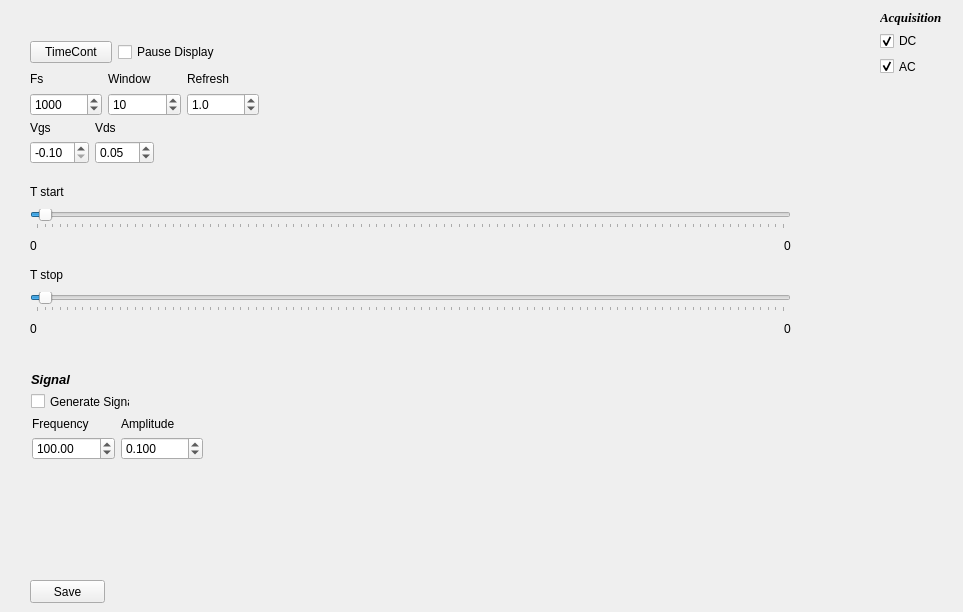
      <widget class="QWidget" name="tab_3">
       <attribute name="title">
        <string>TimePlot</string>
       </attribute>
       <widget class="QWidget" name="layoutWidget_5">
        <property name="geometry">
         <rect>
          <x>30</x>
          <y>180</y>
          <width>761</width>
          <height>160</height>
         </rect>
        </property>
        <layout class="QVBoxLayout" name="verticalLayout_43">
         <item>
          <layout class="QVBoxLayout" name="verticalLayout_40">
           <item>
            <widget class="QLabel" name="label_11">
             <property name="text">
              <string>T start</string>
             </property>
            </widget>
           </item>
           <item>
            <widget class="QSlider" name="SLTstart">
             <property name="value">
              <number>1</number>
             </property>
             <property name="tracking">
              <bool>false</bool>
             </property>
             <property name="orientation">
              <enum>Qt::Horizontal</enum>
             </property>
             <property name="tickPosition">
              <enum>QSlider::TicksBelow</enum>
             </property>
            </widget>
           </item>
           <item>
            <layout class="QHBoxLayout" name="horizontalLayout_9">
             <item>
              <widget class="QLabel" name="LblTstartMin">
               <property name="text">
                <string>0</string>
               </property>
              </widget>
             </item>
             <item>
              <spacer name="horizontalSpacer_4">
               <property name="orientation">
                <enum>Qt::Horizontal</enum>
               </property>
               <property name="sizeHint" stdset="0">
                <size>
                 <width>40</width>
                 <height>20</height>
                </size>
               </property>
              </spacer>
             </item>
             <item>
              <widget class="QLabel" name="LblTstartMax">
               <property name="text">
                <string>0</string>
               </property>
              </widget>
             </item>
            </layout>
           </item>
          </layout>
         </item>
         <item>
          <layout class="QVBoxLayout" name="verticalLayout_41">
           <item>
            <widget class="QLabel" name="label_12">
             <property name="text">
              <string>T stop</string>
             </property>
            </widget>
           </item>
           <item>
            <widget class="QSlider" name="SLTstop">
             <property name="value">
              <number>1</number>
             </property>
             <property name="tracking">
              <bool>false</bool>
             </property>
             <property name="orientation">
              <enum>Qt::Horizontal</enum>
             </property>
             <property name="tickPosition">
              <enum>QSlider::TicksBelow</enum>
             </property>
            </widget>
           </item>
           <item>
            <layout class="QHBoxLayout" name="horizontalLayout_10">
             <item>
              <widget class="QLabel" name="LblTstopMin">
               <property name="text">
                <string>0</string>
               </property>
              </widget>
             </item>
             <item>
              <spacer name="horizontalSpacer_3">
               <property name="orientation">
                <enum>Qt::Horizontal</enum>
               </property>
               <property name="sizeHint" stdset="0">
                <size>
                 <width>40</width>
                 <height>20</height>
                </size>
               </property>
              </spacer>
             </item>
             <item>
              <widget class="QLabel" name="LblStopMax">
               <property name="text">
                <string>0</string>
               </property>
              </widget>
             </item>
            </layout>
           </item>
          </layout>
         </item>
        </layout>
       </widget>
       <widget class="QWidget" name="layoutWidget_21">
        <property name="geometry">
         <rect>
          <x>30</x>
          <y>70</y>
          <width>229</width>
          <height>46</height>
         </rect>
        </property>
        <layout class="QHBoxLayout" name="horizontalLayout_27">
         <item>
          <layout class="QVBoxLayout" name="verticalLayout_78">
           <item>
            <widget class="QLabel" name="label_76">
             <property name="text">
              <string>Fs</string>
             </property>
            </widget>
           </item>
           <item>
            <widget class="QDoubleSpinBox" name="SpnFsTime">
             <property name="decimals">
              <number>0</number>
             </property>
             <property name="maximum">
              <double>200000.000000000000000</double>
             </property>
             <property name="singleStep">
              <double>100.000000000000000</double>
             </property>
             <property name="value">
              <double>1000.000000000000000</double>
             </property>
            </widget>
           </item>
          </layout>
         </item>
         <item>
          <layout class="QVBoxLayout" name="verticalLayout_79">
           <item>
            <widget class="QLabel" name="label_78">
             <property name="text">
              <string>Window</string>
             </property>
            </widget>
           </item>
           <item>
            <widget class="QSpinBox" name="SpnWindow">
             <property name="minimum">
              <number>1</number>
             </property>
             <property name="maximum">
              <number>100000</number>
             </property>
             <property name="value">
              <number>10</number>
             </property>
            </widget>
           </item>
          </layout>
         </item>
         <item>
          <layout class="QVBoxLayout" name="verticalLayout_80">
           <item>
            <widget class="QLabel" name="label_79">
             <property name="text">
              <string>Refresh</string>
             </property>
            </widget>
           </item>
           <item>
            <widget class="QDoubleSpinBox" name="SpnRefresh">
             <property name="decimals">
              <number>1</number>
             </property>
             <property name="minimum">
              <double>0.100000000000000</double>
             </property>
             <property name="maximum">
              <double>100.000000000000000</double>
             </property>
             <property name="value">
              <double>1.000000000000000</double>
             </property>
            </widget>
           </item>
          </layout>
         </item>
        </layout>
       </widget>
       <widget class="QWidget" name="layoutWidget_22">
        <property name="geometry">
         <rect>
          <x>30</x>
          <y>40</y>
          <width>190</width>
          <height>25</height>
         </rect>
        </property>
        <layout class="QHBoxLayout" name="horizontalLayout_28">
         <item>
          <widget class="QPushButton" name="ButCont">
           <property name="text">
            <string>TimeCont</string>
           </property>
          </widget>
         </item>
         <item>
          <widget class="QCheckBox" name="ChckPauseCont">
           <property name="text">
            <string>Pause Display</string>
           </property>
          </widget>
         </item>
        </layout>
       </widget>
       <widget class="QWidget" name="layoutWidget_23">
        <property name="geometry">
         <rect>
          <x>30</x>
          <y>120</y>
          <width>124</width>
          <height>44</height>
         </rect>
        </property>
        <layout class="QGridLayout" name="gridLayout_21">
         <item row="0" column="0">
          <widget class="QLabel" name="label_80">
           <property name="text">
            <string>Vgs</string>
           </property>
          </widget>
         </item>
         <item row="1" column="0">
          <widget class="QDoubleSpinBox" name="SpnSVgsTP">
           <property name="correctionMode">
            <enum>QAbstractSpinBox::CorrectToPreviousValue</enum>
           </property>
           <property name="minimum">
            <double>-0.100000000000000</double>
           </property>
           <property name="maximum">
            <double>0.600000000000000</double>
           </property>
           <property name="singleStep">
            <double>0.100000000000000</double>
           </property>
           <property name="value">
            <double>-0.100000000000000</double>
           </property>
          </widget>
         </item>
         <item row="0" column="1">
          <widget class="QLabel" name="label_81">
           <property name="text">
            <string>Vds</string>
           </property>
          </widget>
         </item>
         <item row="1" column="1">
          <widget class="QDoubleSpinBox" name="SpnSVdsTP">
           <property name="maximum">
            <double>0.100000000000000</double>
           </property>
           <property name="singleStep">
            <double>0.010000000000000</double>
           </property>
           <property name="value">
            <double>0.050000000000000</double>
           </property>
          </widget>
         </item>
        </layout>
       </widget>
       <widget class="QWidget" name="layoutWidget">
        <property name="geometry">
         <rect>
          <x>880</x>
          <y>10</y>
          <width>74</width>
          <height>66</height>
         </rect>
        </property>
        <layout class="QGridLayout" name="gridLayout_10">
         <item row="0" column="0">
          <widget class="QLabel" name="label_34">
           <property name="font">
            <font>
             <family>Times New Roman</family>
             <pointsize>10</pointsize>
             <weight>75</weight>
             <italic>true</italic>
             <bold>true</bold>
            </font>
           </property>
           <property name="text">
            <string>Acquisition</string>
           </property>
          </widget>
         </item>
         <item row="1" column="0">
          <layout class="QGridLayout" name="gridLayout_9">
           <item row="0" column="0">
            <widget class="QCheckBox" name="chckTpDC">
             <property name="text">
              <string>DC</string>
             </property>
             <property name="checkable">
              <bool>true</bool>
             </property>
             <property name="checked">
              <bool>true</bool>
             </property>
            </widget>
           </item>
           <item row="1" column="0">
            <widget class="QCheckBox" name="chckTpAC">
             <property name="text">
              <string>AC</string>
             </property>
             <property name="checkable">
              <bool>true</bool>
             </property>
             <property name="checked">
              <bool>true</bool>
             </property>
            </widget>
           </item>
          </layout>
         </item>
        </layout>
       </widget>
       <widget class="QPushButton" name="ButSaveCont">
        <property name="geometry">
         <rect>
          <x>30</x>
          <y>580</y>
          <width>75</width>
          <height>23</height>
         </rect>
        </property>
        <property name="text">
         <string>Save</string>
        </property>
       </widget>
       <widget class="QLabel" name="label_41">
        <property name="geometry">
         <rect>
          <x>31</x>
          <y>371</y>
          <width>72</width>
          <height>16</height>
         </rect>
        </property>
        <property name="font">
         <font>
          <pointsize>10</pointsize>
          <weight>75</weight>
          <italic>true</italic>
          <bold>true</bold>
         </font>
        </property>
        <property name="text">
         <string>Signal</string>
        </property>
       </widget>
       <widget class="QCheckBox" name="chckTestSig">
        <property name="geometry">
         <rect>
          <x>31</x>
          <y>393</y>
          <width>99</width>
          <height>17</height>
         </rect>
        </property>
        <property name="text">
         <string>Generate Signal</string>
        </property>
        <property name="checked">
         <bool>false</bool>
        </property>
       </widget>
       <widget class="QWidget" name="layoutWidget">
        <property name="geometry">
         <rect>
          <x>32</x>
          <y>417</y>
          <width>171</width>
          <height>43</height>
         </rect>
        </property>
        <layout class="QGridLayout" name="gridLayout_14">
         <item row="0" column="0">
          <layout class="QVBoxLayout" name="verticalLayout_23">
           <item>
            <widget class="QLabel" name="label_36">
             <property name="text">
              <string>Frequency</string>
             </property>
            </widget>
           </item>
           <item>
            <widget class="QDoubleSpinBox" name="SpnTestFreq">
             <property name="minimum">
              <double>0.010000000000000</double>
             </property>
             <property name="maximum">
              <double>10000.000000000000000</double>
             </property>
             <property name="singleStep">
              <double>0.010000000000000</double>
             </property>
             <property name="value">
              <double>100.000000000000000</double>
             </property>
            </widget>
           </item>
          </layout>
         </item>
         <item row="0" column="1">
          <layout class="QVBoxLayout" name="verticalLayout_30">
           <item>
            <widget class="QLabel" name="label_40">
             <property name="text">
              <string>Amplitude</string>
             </property>
            </widget>
           </item>
           <item>
            <widget class="QDoubleSpinBox" name="SpnTestAmp">
             <property name="decimals">
              <number>3</number>
             </property>
             <property name="maximum">
              <double>75.000000000000000</double>
             </property>
             <property name="value">
              <double>0.100000000000000</double>
             </property>
            </widget>
           </item>
          </layout>
         </item>
        </layout>
       </widget>
      </widget>
